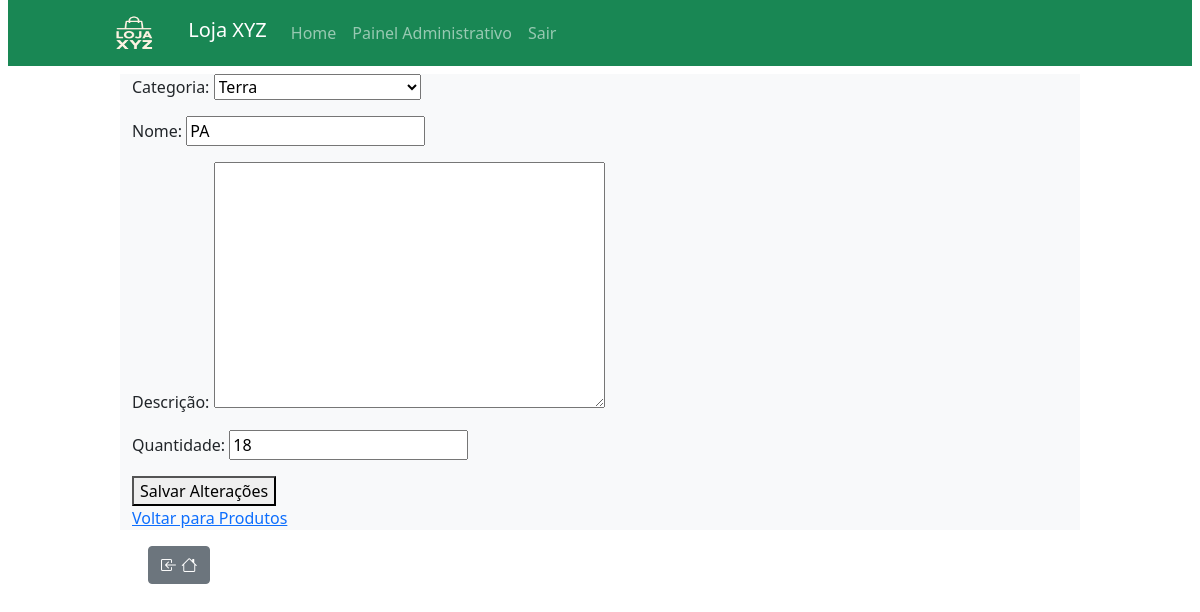
Screenshot of /produto/4/editar (signed in) with the database file from the repository.
### estoque_app/models.py (models this page shows, shortened)
class Produto(models.Model):
    nome = models.CharField(max_length=100)
    descricao = models.TextField(blank=True, null=True)
    quantidade_estoque = models.IntegerField()
    categoria = models.ForeignKey(Categoria, on_delete=models.CASCADE, related_name='produtos')

class Categoria(models.Model):
    nome = models.CharField(max_length=100)
    descricao = models.TextField(blank=True, null=True)
    def __str__(self):
        return self.nome

### estoque_app/views.py (the view)
# urls.py: path('produto/<produto_id>/editar', views.editar_produto, name='editar_produto'),
@login_required
def editar_produto(request, produto_id):
    produto = Produto.objects.get(id=produto_id)
    if request.method == 'POST':
        form = ProdutoForm(data=request.POST, instance=produto)
        if form.is_valid():
            form.save()
            return HttpResponseRedirect(reverse('produtos'))
    else:
        form = ProdutoForm(instance=produto)
    contexto = {'form': form, 'produto': produto}
    return render(request, 'produto/editar_produto.html', contexto)

### estoque_app/forms.py
class ProdutoForm(forms.ModelForm):
    categoria = forms.ModelChoiceField(queryset=Categoria.objects.all().order_by('nome'), empty_label='Selecione uma categoria')
    class Meta:
        model = Produto
        fields = [
            'categoria',
            'nome',
            'descricao',
            'quantidade_estoque'
            ]
        labels = {
            'categoria':'Categoria',
            'nome':'Nome',
            'descricao':'Descrição',
            'quantidade_estoque':'Quantidade'
            }

### estoque_app/templates/produto/editar_produto.html (shortened to what this page needs)
{% extends 'base.html' %}
{% block conteudo %}
    <form action="{% url 'editar_produto' produto.id %}" method="post" class="form">
        {{ form.as_p }}
        <button type="submit">Salvar Alterações</button>
    </form>
    <a href="{% url 'produtos' %}">Voltar para Produtos</a>
{% endblock %}

### rows the page displays
Produto: categoria "Terra", quantidade_estoque "18"
Categoria: nome "PA"
